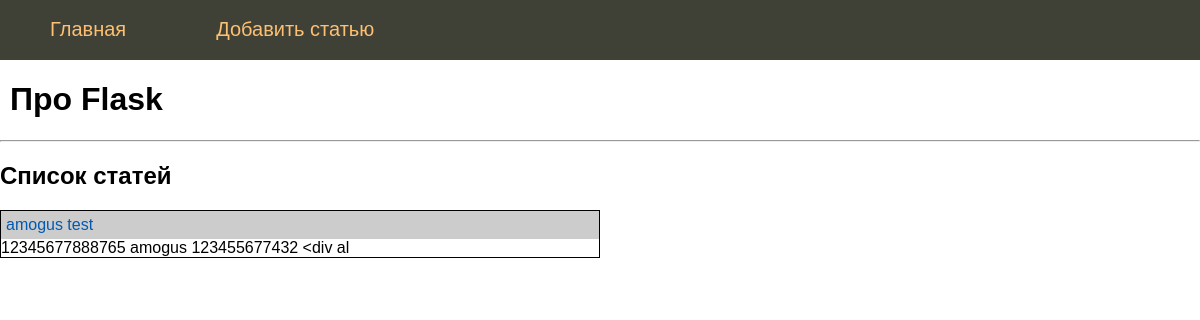
Before: / with the older database file.
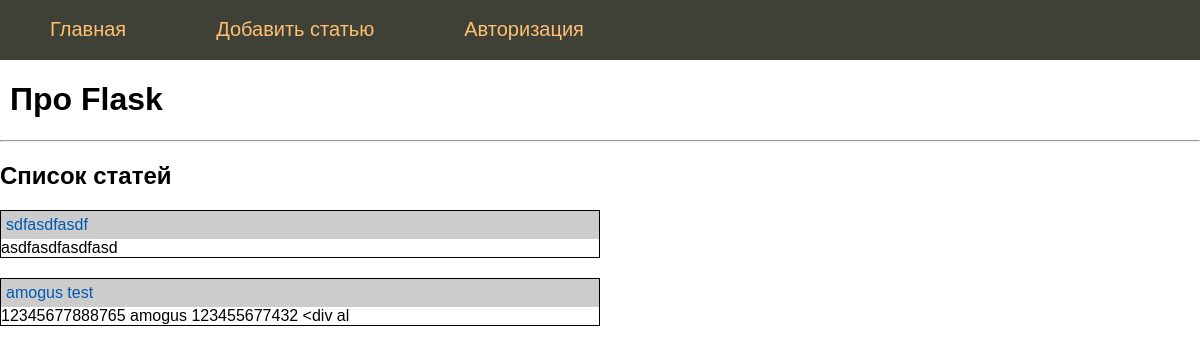
After: the same page with the newer database file.
### tables this page shows
CREATE TABLE mainmenu (
    id integer PRIMARY KEY AUTOINCREMENT,
    title text NOT NULL,
    url text NOT NULL
);

CREATE TABLE posts (
    id integer PRIMARY KEY AUTOINCREMENT,
    title text NOT NULL,
    text text NOT NULL,
    url text NOT NULL,
    time integer NOT NULL
);

### main.py (the view)
@app.route("/")
def index():
    return render_template("index.html", menu=dbase.get_menu(), posts=dbase.get_post_annonce(), title="Про Flask")

### DataBase.py (called while the page is built)
    def get_menu(self):
        sql = "SELECT * FROM mainmenu"
        try:
            self.__cursor.execute(sql)
            res = self.__cursor.fetchall()
            if res:
                return res
        except:
            print("Ошибка чтения из БД")
        return []

    def get_post_annonce(self):
        try:
            self.__cursor.execute(f"SELECT id, title, text, url FROM posts ORDER BY time DESC")
            res = self.__cursor.fetchall()
            if res:
                return res
        except sqlite3.Error as e:
            print("Ошибка получения статьи из БД", str(e))
        return []

### main.py (called while the page is built)
@app.before_request
def before_request():
    global dbase
    db = get_db()
    dbase = DataBase(db)

def connect_db():
    connect = sqlite3.connect(app.config["DATABASE"])
    connect.row_factory = sqlite3.Row  # чтоб работать как со словарем
    return connect

def get_db():
    if not hasattr(g, "link_db"):
        g.link_db = connect_db()
    return g.link_db

### templates/index.html
{% extends 'base.html' %}
{% block content %}
    {{ super() }}
    <hr>
    <h2>Список статей</h2>
    <ul class="list-posts">
        {% for post in posts %}
        <li>
            <p class="title">
                <a href="{{ url_for('show_post', alias=post.url) }}">{{ post.title }}</a>
            </p>
            <p class="annonce">{{ post.text[:50] | striptags}}</p>
        </li>
        {% endfor %}
    </ul>
{% endblock %}

### templates/base.html (shortened to what this page needs)
<!DOCTYPE html>
<html>
    <head>
        <link type="text/css" href="{{ url_for('static', filename='css/styles.css')}}" rel="stylesheet"/>
        </head>
    <body>
        {% block content %}
            {%- block mainmenu %}
                <ul class="mainmenu">
                    {% for m in menu %}
                        <li><a href="{{m.url}}">{{m.title}}</a></li>
                    {% endfor %}
                </ul>
            {% endblock mainmenu %}
            <div class="content">
                {% if title -%}
                    <h1>{{title}}</h1>
                {% else -%}
                    <h1>Про Flask</h1>
                {% endif %}
            </div>
        {% endblock -%}
    </body>
</html>

Changed rows visible on the page:
added mainmenu: title "Авторизация"
added posts: title "sdfasdfasdf", text "asdfasdfasdfasd"
